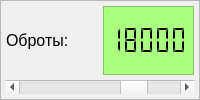
            <widget class="QFrame" name="rotation_frame">
             <property name="frameShape">
              <enum>QFrame::StyledPanel</enum>
             </property>
             <property name="frameShadow">
              <enum>QFrame::Plain</enum>
             </property>
             <property name="lineWidth">
              <number>0</number>
             </property>
             <layout class="QGridLayout" name="gridLayout_33">
              <property name="leftMargin">
               <number>5</number>
              </property>
              <property name="topMargin">
               <number>5</number>
              </property>
              <property name="rightMargin">
               <number>5</number>
              </property>
              <property name="bottomMargin">
               <number>5</number>
              </property>
              <property name="spacing">
               <number>5</number>
              </property>
              <item row="0" column="1">
               <widget class="QLCDNumber" name="rotation_lcd_number">
                <property name="palette">
                 <palette>
                  <active>
                   <colorrole role="WindowText">
                    <brush brushstyle="SolidPattern">
                     <color alpha="255">
                      <red>0</red>
                      <green>0</green>
                      <blue>0</blue>
                     </color>
                    </brush>
                   </colorrole>
                   <colorrole role="Button">
                    <brush brushstyle="SolidPattern">
                     <color alpha="255">
                      <red>187</red>
                      <green>255</green>
                      <blue>159</blue>
                     </color>
                    </brush>
                   </colorrole>
                   <colorrole role="Light">
                    <brush brushstyle="SolidPattern">
                     <color alpha="255">
                      <red>255</red>
                      <green>255</green>
                      <blue>255</blue>
                     </color>
                    </brush>
                   </colorrole>
                   <colorrole role="Midlight">
                    <brush brushstyle="SolidPattern">
                     <color alpha="255">
                      <red>212</red>
                      <green>255</green>
                      <blue>191</blue>
                     </color>
                    </brush>
                   </colorrole>
                   <colorrole role="Dark">
                    <brush brushstyle="SolidPattern">
                     <color alpha="255">
                      <red>85</red>
                      <green>127</green>
                      <blue>63</blue>
                     </color>
                    </brush>
                   </colorrole>
                   <colorrole role="Mid">
                    <brush brushstyle="SolidPattern">
                     <color alpha="255">
                      <red>113</red>
                      <green>170</green>
                      <blue>84</blue>
                     </color>
                    </brush>
                   </colorrole>
                   <colorrole role="Text">
                    <brush brushstyle="SolidPattern">
                     <color alpha="255">
                      <red>0</red>
                      <green>0</green>
                      <blue>0</blue>
                     </color>
                    </brush>
                   </colorrole>
                   <colorrole role="BrightText">
                    <brush brushstyle="SolidPattern">
                     <color alpha="255">
                      <red>255</red>
                      <green>255</green>
                      <blue>255</blue>
                     </color>
                    </brush>
                   </colorrole>
                   <colorrole role="ButtonText">
                    <brush brushstyle="SolidPattern">
                     <color alpha="255">
                      <red>0</red>
                      <green>0</green>
                      <blue>0</blue>
                     </color>
                    </brush>
                   </colorrole>
                   <colorrole role="Base">
                    <brush brushstyle="SolidPattern">
                     <color alpha="255">
                      <red>255</red>
                      <green>255</green>
                      <blue>255</blue>
                     </color>
                    </brush>
                   </colorrole>
                   <colorrole role="Window">
                    <brush brushstyle="SolidPattern">
                     <color alpha="255">
                      <red>170</red>
                      <green>255</green>
                      <blue>127</blue>
                     </color>
                    </brush>
                   </colorrole>
                   <colorrole role="Shadow">
                    <brush brushstyle="SolidPattern">
                     <color alpha="255">
                      <red>0</red>
                      <green>0</green>
                      <blue>0</blue>
                     </color>
                    </brush>
                   </colorrole>
                   <colorrole role="AlternateBase">
                    <brush brushstyle="SolidPattern">
                     <color alpha="255">
                      <red>212</red>
                      <green>255</green>
                      <blue>191</blue>
                     </color>
                    </brush>
                   </colorrole>
                   <colorrole role="ToolTipBase">
                    <brush brushstyle="SolidPattern">
                     <color alpha="255">
                      <red>255</red>
                      <green>255</green>
                      <blue>220</blue>
                     </color>
                    </brush>
                   </colorrole>
                   <colorrole role="ToolTipText">
                    <brush brushstyle="SolidPattern">
                     <color alpha="255">
                      <red>0</red>
                      <green>0</green>
                      <blue>0</blue>
                     </color>
                    </brush>
                   </colorrole>
                  </active>
                  <inactive>
                   <colorrole role="WindowText">
                    <brush brushstyle="SolidPattern">
                     <color alpha="255">
                      <red>0</red>
                      <green>0</green>
                      <blue>0</blue>
                     </color>
                    </brush>
                   </colorrole>
                   <colorrole role="Button">
                    <brush brushstyle="SolidPattern">
                     <color alpha="255">
                      <red>187</red>
                      <green>255</green>
                      <blue>159</blue>
                     </color>
                    </brush>
                   </colorrole>
                   <colorrole role="Light">
                    <brush brushstyle="SolidPattern">
                     <color alpha="255">
                      <red>255</red>
                      <green>255</green>
                      <blue>255</blue>
                     </color>
                    </brush>
                   </colorrole>
                   <colorrole role="Midlight">
                    <brush brushstyle="SolidPattern">
                     <color alpha="255">
                      <red>212</red>
                      <green>255</green>
                      <blue>191</blue>
                     </color>
                    </brush>
                   </colorrole>
                   <colorrole role="Dark">
                    <brush brushstyle="SolidPattern">
                     <color alpha="255">
                      <red>85</red>
                      <green>127</green>
                      <blue>63</blue>
                     </color>
                    </brush>
                   </colorrole>
                   <colorrole role="Mid">
                    <brush brushstyle="SolidPattern">
                     <color alpha="255">
                      <red>113</red>
                      <green>170</green>
                      <blue>84</blue>
                     </color>
                    </brush>
                   </colorrole>
                   <colorrole role="Text">
                    <brush brushstyle="SolidPattern">
                     <color alpha="255">
                      <red>0</red>
                      <green>0</green>
                      <blue>0</blue>
                     </color>
                    </brush>
                   </colorrole>
                   <colorrole role="BrightText">
                    <brush brushstyle="SolidPattern">
                     <color alpha="255">
                      <red>255</red>
                      <green>255</green>
                      <blue>255</blue>
                     </color>
                    </brush>
                   </colorrole>
                   <colorrole role="ButtonText">
                    <brush brushstyle="SolidPattern">
                     <color alpha="255">
                      <red>0</red>
                      <green>0</green>
                      <blue>0</blue>
                     </color>
                    </brush>
                   </colorrole>
                   <colorrole role="Base">
                    <brush brushstyle="SolidPattern">
                     <color alpha="255">
                      <red>255</red>
                      <green>255</green>
                      <blue>255</blue>
                     </color>
                    </brush>
                   </colorrole>
                   <colorrole role="Window">
                    <brush brushstyle="SolidPattern">
                     <color alpha="255">
                      <red>170</red>
                      <green>255</green>
                      <blue>127</blue>
                     </color>
                    </brush>
                   </colorrole>
                   <colorrole role="Shadow">
                    <brush brushstyle="SolidPattern">
                     <color alpha="255">
                      <red>0</red>
                      <green>0</green>
                      <blue>0</blue>
                     </color>
                    </brush>
                   </colorrole>
                   <colorrole role="AlternateBase">
                    <brush brushstyle="SolidPattern">
                     <color alpha="255">
                      <red>212</red>
                      <green>255</green>
                      <blue>191</blue>
                     </color>
                    </brush>
                   </colorrole>
                   <colorrole role="ToolTipBase">
                    <brush brushstyle="SolidPattern">
                     <color alpha="255">
                      <red>255</red>
                      <green>255</green>
                      <blue>220</blue>
                     </color>
                    </brush>
                   </colorrole>
                   <colorrole role="ToolTipText">
                    <brush brushstyle="SolidPattern">
                     <color alpha="255">
                      <red>0</red>
                      <green>0</green>
                      <blue>0</blue>
                     </color>
                    </brush>
                   </colorrole>
                  </inactive>
                  <disabled>
                   <colorrole role="WindowText">
                    <brush brushstyle="SolidPattern">
                     <color alpha="255">
                      <red>85</red>
                      <green>127</green>
                      <blue>63</blue>
                     </color>
                    </brush>
                   </colorrole>
                   <colorrole role="Button">
                    <brush brushstyle="SolidPattern">
                     <color alpha="255">
                      <red>187</red>
                      <green>255</green>
                      <blue>159</blue>
                     </color>
                    </brush>
                   </colorrole>
                   <colorrole role="Light">
                    <brush brushstyle="SolidPattern">
                     <color alpha="255">
                      <red>255</red>
                      <green>255</green>
                      <blue>255</blue>
                     </color>
                    </brush>
                   </colorrole>
                   <colorrole role="Midlight">
                    <brush brushstyle="SolidPattern">
                     <color alpha="255">
                      <red>212</red>
                      <green>255</green>
                      <blue>191</blue>
                     </color>
                    </brush>
                   </colorrole>
                   <colorrole role="Dark">
                    <brush brushstyle="SolidPattern">
                     <color alpha="255">
                      <red>85</red>
                      <green>127</green>
                      <blue>63</blue>
                     </color>
                    </brush>
                   </colorrole>
                   <colorrole role="Mid">
                    <brush brushstyle="SolidPattern">
                     <color alpha="255">
                      <red>113</red>
                      <green>170</green>
                      <blue>84</blue>
                     </color>
                    </brush>
                   </colorrole>
                   <colorrole role="Text">
                    <brush brushstyle="SolidPattern">
                     <color alpha="255">
                      <red>85</red>
                      <green>127</green>
                      <blue>63</blue>
                     </color>
                    </brush>
                   </colorrole>
                   <colorrole role="BrightText">
                    <brush brushstyle="SolidPattern">
                     <color alpha="255">
                      <red>255</red>
                      <green>255</green>
                      <blue>255</blue>
                     </color>
                    </brush>
                   </colorrole>
                   <colorrole role="ButtonText">
                    <brush brushstyle="SolidPattern">
                     <color alpha="255">
                      <red>85</red>
                      <green>127</green>
                      <blue>63</blue>
                     </color>
                    </brush>
                   </colorrole>
                   <colorrole role="Base">
                    <brush brushstyle="SolidPattern">
                     <color alpha="255">
                      <red>170</red>
                      <green>255</green>
                      <blue>127</blue>
                     </color>
                    </brush>
                   </colorrole>
                   <colorrole role="Window">
                    <brush brushstyle="SolidPattern">
                     <color alpha="255">
                      <red>170</red>
                      <green>255</green>
                      <blue>127</blue>
                     </color>
                    </brush>
                   </colorrole>
                   <colorrole role="Shadow">
                    <brush brushstyle="SolidPattern">
                     <color alpha="255">
                      <red>0</red>
                      <green>0</green>
                      <blue>0</blue>
                     </color>
                    </brush>
                   </colorrole>
                   <colorrole role="AlternateBase">
                    <brush brushstyle="SolidPattern">
                     <color alpha="255">
                      <red>170</red>
                      <green>255</green>
                      <blue>127</blue>
                     </color>
                    </brush>
                   </colorrole>
                   <colorrole role="ToolTipBase">
                    <brush brushstyle="SolidPattern">
                     <color alpha="255">
                      <red>255</red>
                      <green>255</green>
                      <blue>220</blue>
                     </color>
                    </brush>
                   </colorrole>
                   <colorrole role="ToolTipText">
                    <brush brushstyle="SolidPattern">
                     <color alpha="255">
                      <red>0</red>
                      <green>0</green>
                      <blue>0</blue>
                     </color>
                    </brush>
                   </colorrole>
                  </disabled>
                 </palette>
                </property>
                <property name="font">
                 <font>
                  <pointsize>14</pointsize>
                 </font>
                </property>
                <property name="layoutDirection">
                 <enum>Qt::LeftToRight</enum>
                </property>
                <property name="autoFillBackground">
                 <bool>true</bool>
                </property>
                <property name="frameShape">
                 <enum>QFrame::StyledPanel</enum>
                </property>
                <property name="frameShadow">
                 <enum>QFrame::Plain</enum>
                </property>
                <property name="smallDecimalPoint">
                 <bool>true</bool>
                </property>
                <property name="mode">
                 <enum>QLCDNumber::Dec</enum>
                </property>
                <property name="segmentStyle">
                 <enum>QLCDNumber::Flat</enum>
                </property>
                <property name="value" stdset="0">
                 <double>18000.000000000000000</double>
                </property>
               </widget>
              </item>
              <item row="1" column="0" colspan="2">
               <widget class="QScrollBar" name="rotations_scroll_bar">
                <property name="maximum">
                 <number>24000</number>
                </property>
                <property name="singleStep">
                 <number>1</number>
                </property>
                <property name="pageStep">
                 <number>100</number>
                </property>
                <property name="value">
                 <number>18000</number>
                </property>
                <property name="orientation">
                 <enum>Qt::Horizontal</enum>
                </property>
               </widget>
              </item>
              <item row="0" column="0">
               <widget class="QLabel" name="rotations_label">
                <property name="font">
                 <font>
                  <pointsize>12</pointsize>
                 </font>
                </property>
                <property name="text">
                 <string>Оброты:</string>
                </property>
               </widget>
              </item>
             </layout>
            </widget>
